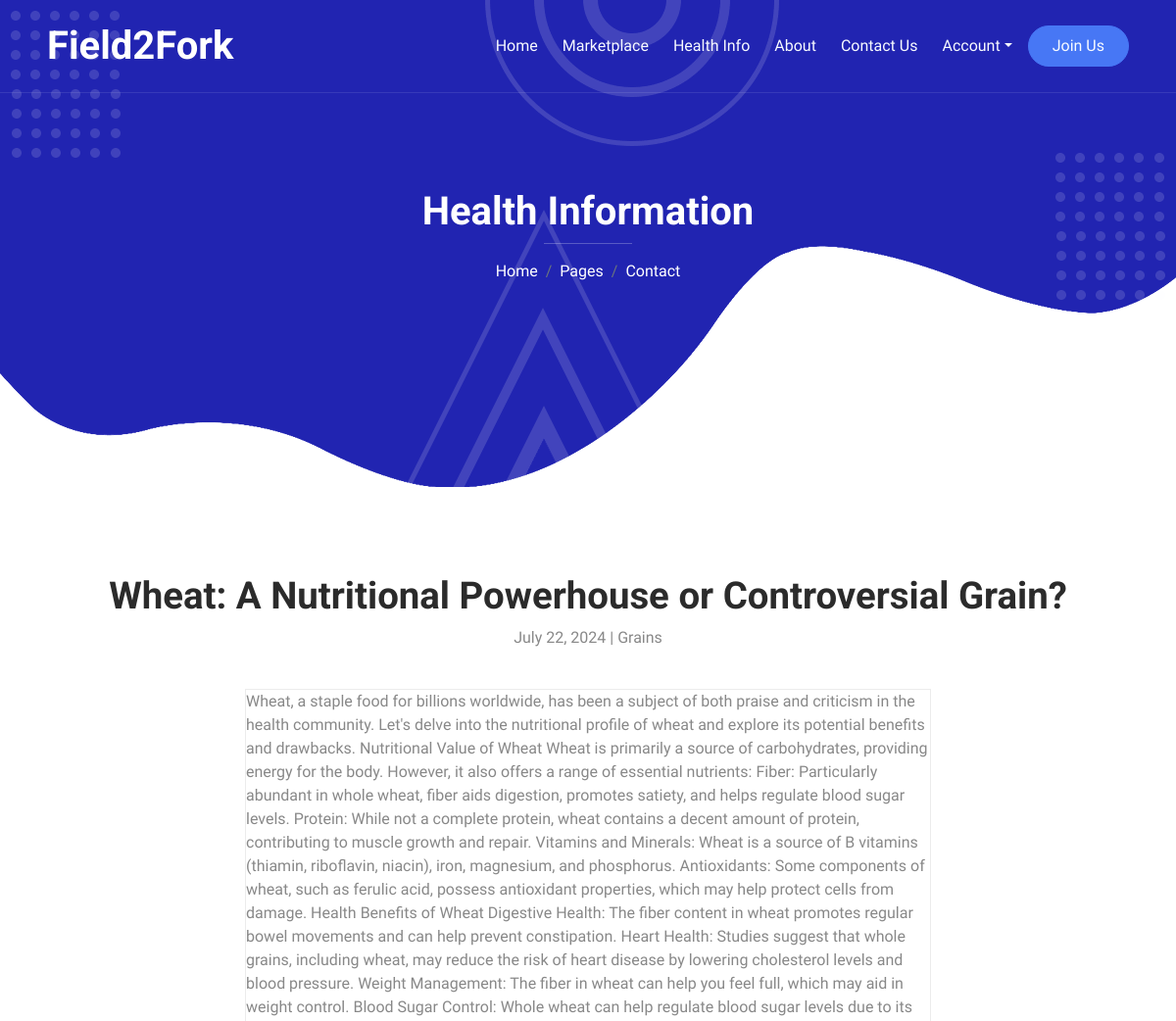
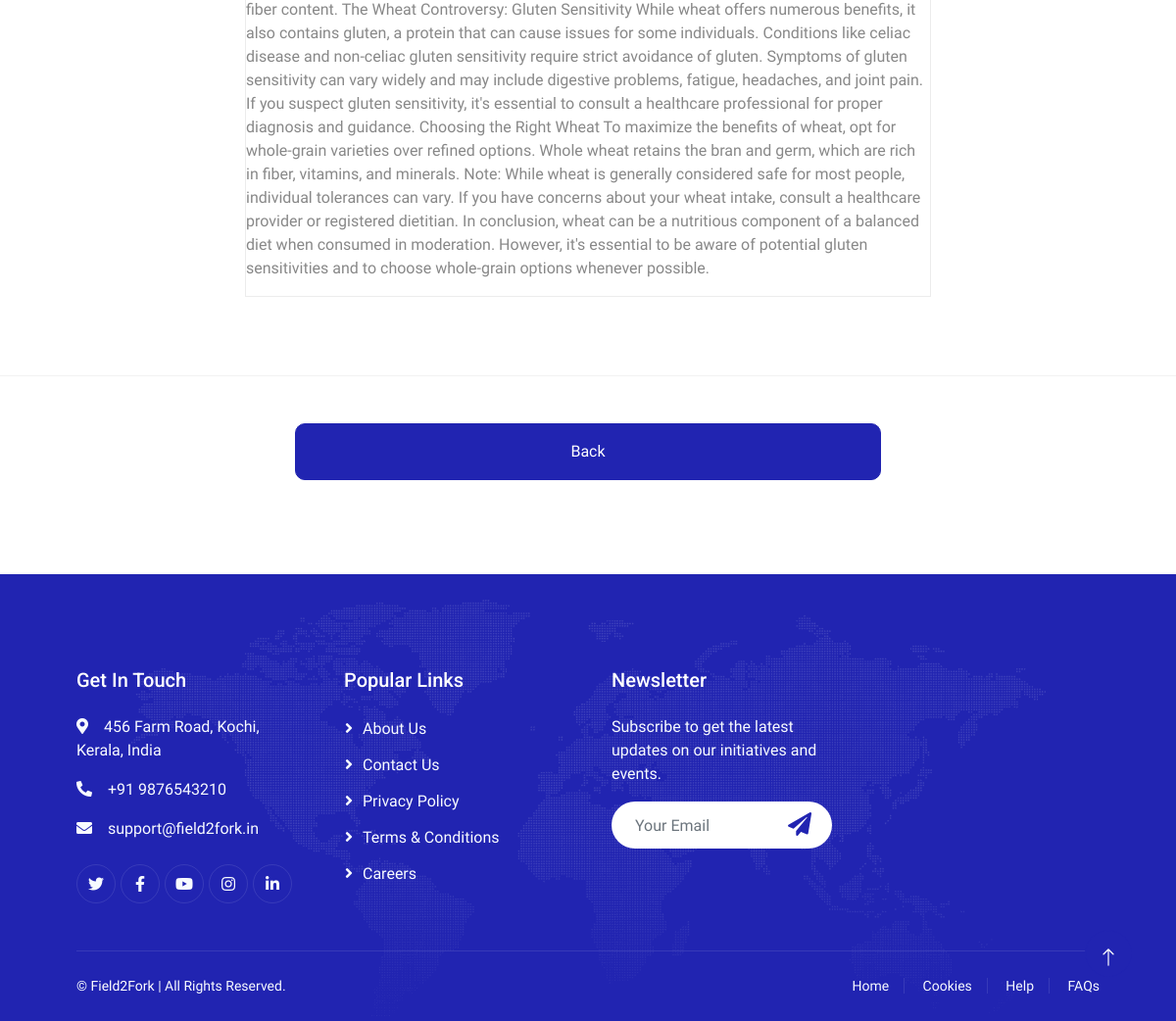
The app's page /healthinfo/1/ with its own data (2 pictures, top to bottom).
### healthinfo/models.py (models this page shows, shortened)
class Article(models.Model):
    subject=models.CharField(max_length=25)
    title=models.CharField(max_length=50)
    date=models.DateField()
    article=models.TextField()

### healthinfo/views.py (the view)
# urls.py: path('<int:article_id>/',views.article_view,name='getarticle'),
def article_view(request,article_id):
    singlearticle=Article.objects.get(pk=article_id)
    dict={
        'article':singlearticle
    }
    return render(request,'temp_healthinfo/article.html',context=dict)

### templates/temp_healthinfo/article.html (shortened to what this page needs)
{% extends 'temp_homepage/base.html' %}
{% block body_block %}
{% load static %}
<div class="container-xxl py-5 bg-primary hero-header mb-5">
    <div class="container my-5 py-5 px-lg-5">
        <div class="row g-5 py-5">
            <div class="col-12 text-center">
                <h1 class="text-white animated zoomIn">Health Information</h1>
                <hr class="bg-white mx-auto mt-0" style="width: 90px;">
                <nav aria-label="breadcrumb">
                    <ol class="breadcrumb justify-content-center">
                        <li class="breadcrumb-item"><a class="text-white" href="#">Home</a></li>
                        <li class="breadcrumb-item"><a class="text-white" href="#">Pages</a></li>
                        <li class="breadcrumb-item text-white active" aria-current="page">Contact</li>
                    </ol>
                </nav>
            </div>
        </div>
    </div>
</div>
<section id="blog">
    <div class="blog-heading">
        <h3>{{ article.title}}</h3>
        <a>{{ article.date}}  |  {{ article.subject }}</a>
    </div>
    <div class="blog-container">
        <div class="blog-box-article">
            <div class="blog-text-article">
                <p>{{ article.article }}</p>
            </div>
        </div>
    </div>
</section>
<div class="container-xxl py-5" id="add">
    <div class="container px-lg-5">
        <div class="row justify-content-center">
            <div class="col-lg-7">
                <form method="post" action="{% url 'addblog' %}">
                        <div class="col-12">
                            <input class="btn btn-primary w-100 py-3" type="submit" value="Back">
                        </div>
                </form>
            </div>
        </div>
    </div>
</div>
{% endblock %}

### static/home/css/style.css (style rules this page uses)
:root { --primary: #2124B1; --secondary: #4777F5; --light: #F7FAFF; --dark: #1D1D27; }
h1, h2, h3, .fw-bold { font-weight: 700 !important; }
.btn { font-weight: 500; transition: .5s; }
.hero-header { background: url(../img/bg-dot.png), url(../img/bg-dot.png), url(../img/bg-round.png), url(../img/bg-tree.png), url(../img/bg-bottom-hero.png); background-position: 10px 10px, bottom 190px right 10px, left 55% top -1px, left 45% bottom -1px, center bottom -1px; background-repeat: no-repeat; }

### static/healthinfo/css/style.css (style rules this page uses)
* { margin: 0px; padding: 0px; box-sizing: border-box; }
a { text-decoration: none; }
body { margin: 0px; padding: 0px; }
#blog { display: flex; justify-content: center; align-items: center; flex-direction: column; padding: 40px; border-bottom: 1px solid rgba(0,0,0,0.05); }
.blog-heading { display: flex; justify-content: center; align-items: center; flex-direction: column; }
.blog-heading h3 { font-size: 2.4rem; color: #2b2b2b; font-weight: 600; }
.blog-heading a { font-size: 1rem; color: #2b2b2b; }
.blog-container { display: flex; justify-content: center; align-items: center; margin: 20px 0px; flex-wrap: wrap; }
.blog-box-article { width: 700px; background-color: #ffffff; border: 1px solid #ececec; margin: 20px; }

### records on screen
Article: title "Wheat: A Nutritional Powerhouse or Controversial Grain?", date "July 22, 2024", subject "Grains", article "Wheat, a staple food for billions worldwide, has been a subject of both praise and criticism in the health community. Let's delve into the nutritional profile of wheat and explore its potential benefits and drawbacks. Nutritional Value of Wheat Wheat is primarily a source of carbohydrates, providing energy for the body. However, it also offers a range of essential nutrients: Fiber: Particularly abundant in whole wheat, fiber aids digestion, promotes satiety, and helps regulate blood sugar levels. Protein: While not a complete protein, wheat contains a decent amount of protein, contributing to muscle growth and repair. Vitamins and Minerals: Wheat is a source of B vitamins (thiamin,…"
